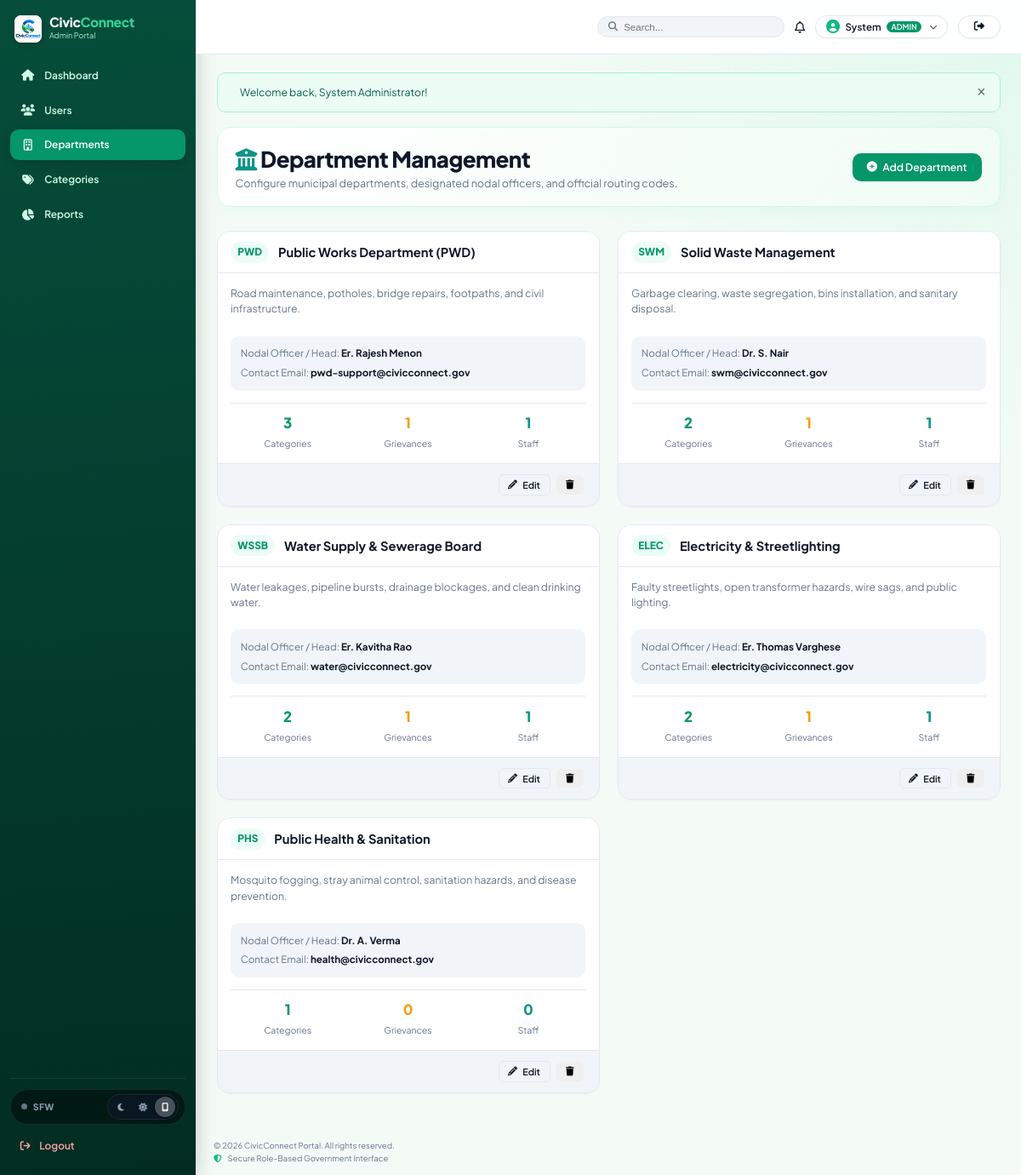
The app's page /admin/departments.php (signed in) with its own data.
### tables this page shows
CREATE TABLE IF NOT EXISTS `departments` (
    `id` INT AUTO_INCREMENT PRIMARY KEY,
    `name` VARCHAR(100) NOT NULL,
    `code` VARCHAR(20) NOT NULL UNIQUE,
    `description` TEXT,
    `head_name` VARCHAR(100) DEFAULT NULL,
    `contact_email` VARCHAR(100) DEFAULT NULL,
    `created_at` TIMESTAMP DEFAULT CURRENT_TIMESTAMP
);

### admin/departments.php (the view, shortened to what this page needs)
<?php
require_once __DIR__ . '/../includes/functions.php';
$db = getDB();
$departments = $db->query("
    SELECT d.*,
           COUNT(DISTINCT cat.id) as category_count,
           COUNT(DISTINCT c.id) as complaint_count,
           COUNT(DISTINCT u.id) as staff_count
    FROM departments d
    LEFT JOIN categories cat ON d.id = cat.department_id
    LEFT JOIN complaints c ON d.id = c.department_id
    LEFT JOIN users u ON d.id = u.department_id AND u.role = 'official'
    GROUP BY d.id
    ORDER BY d.id ASC
")->fetchAll();
require_once __DIR__ . '/../includes/header.php';
?>
<div class="main-content">
    <?= renderFlash() ?>
    <div class="portal-header-banner">
        <div>
            <h1 class="portal-header-title">
                <i class="fa-solid fa-building-columns" style="color: var(--accent-teal);"></i> Department Management
            </h1>
            <p class="portal-header-subtitle">Configure municipal departments, designated nodal officers, and official routing codes.</p>
        </div>
        <div class="portal-header-actions">
            <button type="button" class="btn btn-primary" onclick="document.getElementById('createDeptModal').style.display='flex'">
                <i class="fa-solid fa-plus-circle"></i> Add Department
            </button>
        </div>
    </div>
    <div style="display: grid; grid-template-columns: repeat(auto-fit, minmax(320px, 1fr)); gap: 1.5rem;">
        <?php foreach ($departments as $d): ?>
            <div class="card" style="display: flex; flex-direction: column; justify-content: space-between;">
                <div>
                    <div class="card-header">
                        <div style="display: flex; align-items: center; gap: 0.75rem;">
                            <span class="badge" style="background: var(--primary-light); color: var(--primary); font-size: 0.85rem; font-weight: 800;">
                                <?= htmlspecialchars($d['code']) ?>
                            </span>
                            <h3 style="font-size: 1.05rem; font-weight: 700; color: var(--secondary);">
                                <?= htmlspecialchars($d['name']) ?>
                            </h3>
                        </div>
                    </div>
                    <div class="card-body">
                        <p style="color: var(--text-muted); font-size: 0.875rem; min-height: 42px; margin-bottom: 1.25rem;">
                            <?= htmlspecialchars($d['description'] ?? 'No description provided.') ?>
                        </p>
                        <div style="background: var(--bg-surface); padding: 0.85rem; border-radius: var(--radius-md); font-size: 0.825rem; display: flex; flex-direction: column; gap: 0.4rem; margin-bottom: 1rem;">
                            <div>
                                <span style="color: var(--text-muted);">Nodal Officer / Head:</span>
                                <strong><?= htmlspecialchars($d['head_name'] ?? 'Not Assigned') ?></strong>
                            </div>
                            <div>
                                <span style="color: var(--text-muted);">Contact Email:</span>
                                <strong><?= htmlspecialchars($d['contact_email'] ?? 'N/A') ?></strong>
                            </div>
                        </div>
                        <div style="display: grid; grid-template-columns: 1fr 1fr 1fr; text-align: center; gap: 0.5rem; padding-top: 0.75rem; border-top: 1px solid var(--border-color);">
                            <div>
                                <div style="font-size: 1.2rem; font-weight: 800; color: var(--primary);"><?= $d['category_count'] ?></div>
                                <small style="color: var(--text-muted); font-size: 0.75rem;">Categories</small>
                            </div>
                            <div>
                                <div style="font-size: 1.2rem; font-weight: 800; color: var(--accent-amber);"><?= $d['complaint_count'] ?></div>
                                <small style="color: var(--text-muted); font-size: 0.75rem;">Grievances</small>
                            </div>
                            <div>
                                <div style="font-size: 1.2rem; font-weight: 800; color: var(--accent-teal);"><?= $d['staff_count'] ?></div>
                                <small style="color: var(--text-muted); font-size: 0.75rem;">Staff</small>
                            </div>
                        </div>
                    </div>
                </div>
                <div class="card-footer" style="display: flex; justify-content: flex-end; gap: 0.5rem;">
                    <button type="button" class="btn btn-secondary btn-sm" onclick='openEditDeptModal(<?= json_encode($d) ?>)'>
                        <i class="fa-solid fa-pencil"></i> Edit
                    </button>
                    <form method="POST" action="<?= APP_URL ?>/admin/departments.php" onsubmit="return confirm('Delete this department?');" style="display:inline;">
                        <button type="submit" class="btn btn-danger btn-sm"><i class="fa-solid fa-trash"></i></button>
                    </form>
                </div>
            </div>
        <?php endforeach; ?>
    </div>
</div>
<?php require_once __DIR__ . '/../includes/footer.php'; ?>

### records on screen
departments: code "PWD", name "Public Works Department (PWD)", description "Road maintenance, potholes, bridge repairs, footpaths, and civil infrastructure.", head_name "Er. Rajesh Menon", contact_email "pwd-support@civicconnect.gov", category_count "3", complaint_count "1", staff_count "1"
departments: code "SWM", name "Solid Waste Management", description "Garbage clearing, waste segregation, bins installation, and sanitary disposal.", head_name "Dr. S. Nair", contact_email "swm@civicconnect.gov", category_count "2", complaint_count "1", staff_count "1"
departments: code "WSSB", name "Water Supply & Sewerage Board", description "Water leakages, pipeline bursts, drainage blockages, and clean drinking water.", head_name "Er. Kavitha Rao", contact_email "water@civicconnect.gov", category_count "2", complaint_count "1", staff_count "1"
departments: code "ELEC", name "Electricity & Streetlighting", description "Faulty streetlights, open transformer hazards, wire sags, and public lighting.", head_name "Er. Thomas Varghese", contact_email "electricity@civicconnect.gov", category_count "2", complaint_count "1", staff_count "1"
departments: code "PHS", name "Public Health & Sanitation", description "Mosquito fogging, stray animal control, sanitation hazards, and disease prevention.", head_name "Dr. A. Verma", contact_email "health@civicconnect.gov", category_count "1", complaint_count "0", staff_count "0"

### other values on screen
explode(' ', $user['name'])[0] "System"
$user['role'] "ADMIN"
$user['role'] "Admin"
$flash['message'] "Welcome back, System Administrator!"
